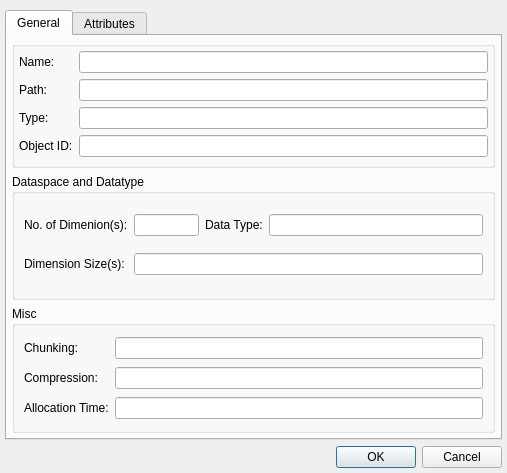
<?xml version="1.0" encoding="UTF-8"?>
<ui version="4.0">
 <class>HDFPropertiesWindow</class>
 <widget class="QDialog" name="HDFPropertiesWindow">
  <property name="geometry">
   <rect>
    <x>0</x>
    <y>0</y>
    <width>507</width>
    <height>473</height>
   </rect>
  </property>
  <property name="windowTitle">
   <string>Dialog</string>
  </property>
  <layout class="QGridLayout">
   <property name="leftMargin">
    <number>5</number>
   </property>
   <property name="topMargin">
    <number>10</number>
   </property>
   <property name="rightMargin">
    <number>5</number>
   </property>
   <property name="bottomMargin">
    <number>5</number>
   </property>
   <item row="0" column="0">
    <widget class="QTabWidget" name="tabWidget">
     <property name="currentIndex">
      <number>0</number>
     </property>
     <widget class="QWidget" name="tab">
      <attribute name="title">
       <string>General</string>
      </attribute>
      <layout class="QGridLayout">
       <property name="margin">
        <number>5</number>
       </property>
       <item row="0" column="0">
        <widget class="QGroupBox" name="groupBox">
         <property name="title">
          <string/>
         </property>
         <layout class="QGridLayout">
          <property name="margin">
           <number>4</number>
          </property>
          <item row="0" column="0">
           <widget class="QLabel" name="label">
            <property name="text">
             <string>Name:</string>
            </property>
           </widget>
          </item>
          <item row="0" column="1">
           <widget class="QLineEdit" name="nameLE"/>
          </item>
          <item row="1" column="0">
           <widget class="QLabel" name="label_2">
            <property name="text">
             <string>Path:</string>
            </property>
           </widget>
          </item>
          <item row="1" column="1">
           <widget class="QLineEdit" name="pathLE"/>
          </item>
          <item row="2" column="0">
           <widget class="QLabel" name="label_3">
            <property name="text">
             <string>Type:</string>
            </property>
           </widget>
          </item>
          <item row="2" column="1">
           <widget class="QLineEdit" name="typeLE"/>
          </item>
          <item row="3" column="0">
           <widget class="QLabel" name="label_4">
            <property name="text">
             <string>Object ID:</string>
            </property>
           </widget>
          </item>
          <item row="3" column="1">
           <widget class="QLineEdit" name="objectIDLE"/>
          </item>
         </layout>
        </widget>
       </item>
       <item row="1" column="0">
        <widget class="QGroupBox" name="groupBox_2">
         <property name="title">
          <string>Dataspace and Datatype</string>
         </property>
         <layout class="QGridLayout">
          <item row="0" column="0">
           <widget class="QLabel" name="label_5">
            <property name="text">
             <string>No. of Dimenion(s):</string>
            </property>
           </widget>
          </item>
          <item row="0" column="1">
           <widget class="QLineEdit" name="numDimensionsLE">
            <property name="maximumSize">
             <size>
              <width>65</width>
              <height>16777215</height>
             </size>
            </property>
           </widget>
          </item>
          <item row="0" column="2">
           <widget class="QLabel" name="label_7">
            <property name="text">
             <string>Data Type:</string>
            </property>
           </widget>
          </item>
          <item row="0" column="3">
           <widget class="QLineEdit" name="dataTypeLE"/>
          </item>
          <item row="1" column="0">
           <widget class="QLabel" name="label_6">
            <property name="text">
             <string>Dimension Size(s):</string>
            </property>
           </widget>
          </item>
          <item row="1" column="1" colspan="3">
           <widget class="QLineEdit" name="dimensionSizesLE"/>
          </item>
         </layout>
        </widget>
       </item>
       <item row="2" column="0">
        <widget class="QGroupBox" name="groupBox_3">
         <property name="title">
          <string>Misc</string>
         </property>
         <layout class="QGridLayout">
          <item row="0" column="0">
           <widget class="QLabel" name="label_8">
            <property name="text">
             <string>Chunking:</string>
            </property>
           </widget>
          </item>
          <item row="0" column="1">
           <widget class="QLineEdit" name="chunkingLE"/>
          </item>
          <item row="1" column="0">
           <widget class="QLabel" name="label_9">
            <property name="text">
             <string>Compression:</string>
            </property>
           </widget>
          </item>
          <item row="1" column="1">
           <widget class="QLineEdit" name="compressionLE"/>
          </item>
          <item row="2" column="0">
           <widget class="QLabel" name="label_10">
            <property name="text">
             <string>Allocation Time:</string>
            </property>
           </widget>
          </item>
          <item row="2" column="1">
           <widget class="QLineEdit" name="allocationTimeLE"/>
          </item>
         </layout>
        </widget>
       </item>
      </layout>
     </widget>
     <widget class="QWidget" name="tab_2">
      <attribute name="title">
       <string>Attributes</string>
      </attribute>
      <layout class="QGridLayout">
       <property name="margin">
        <number>5</number>
       </property>
       <item row="0" column="0">
        <layout class="QGridLayout">
         <item row="0" column="0">
          <layout class="QHBoxLayout">
           <item>
            <widget class="QLabel" name="label_11">
             <property name="text">
              <string>Number of Attributes:</string>
             </property>
            </widget>
           </item>
           <item>
            <widget class="QLabel" name="numberOfAttributes">
             <property name="text">
              <string>00</string>
             </property>
            </widget>
           </item>
           <item>
            <spacer>
             <property name="orientation">
              <enum>Qt::Horizontal</enum>
             </property>
             <property name="sizeHint" stdset="0">
              <size>
               <width>40</width>
               <height>20</height>
              </size>
             </property>
            </spacer>
           </item>
          </layout>
         </item>
         <item row="1" column="0">
          <widget class="QTableWidget" name="attributesTable"/>
         </item>
        </layout>
       </item>
      </layout>
     </widget>
    </widget>
   </item>
   <item row="1" column="0">
    <widget class="QDialogButtonBox" name="buttonBox">
     <property name="orientation">
      <enum>Qt::Horizontal</enum>
     </property>
     <property name="standardButtons">
      <set>QDialogButtonBox::Cancel|QDialogButtonBox::Ok</set>
     </property>
    </widget>
   </item>
  </layout>
 </widget>
 <resources/>
 <connections>
  <connection>
   <sender>buttonBox</sender>
   <signal>accepted()</signal>
   <receiver>HDFPropertiesWindow</receiver>
   <slot>accept()</slot>
   <hints>
    <hint type="sourcelabel">
     <x>248</x>
     <y>254</y>
    </hint>
    <hint type="destinationlabel">
     <x>157</x>
     <y>274</y>
    </hint>
   </hints>
  </connection>
  <connection>
   <sender>buttonBox</sender>
   <signal>rejected()</signal>
   <receiver>HDFPropertiesWindow</receiver>
   <slot>reject()</slot>
   <hints>
    <hint type="sourcelabel">
     <x>316</x>
     <y>260</y>
    </hint>
    <hint type="destinationlabel">
     <x>286</x>
     <y>274</y>
    </hint>
   </hints>
  </connection>
 </connections>
</ui>
